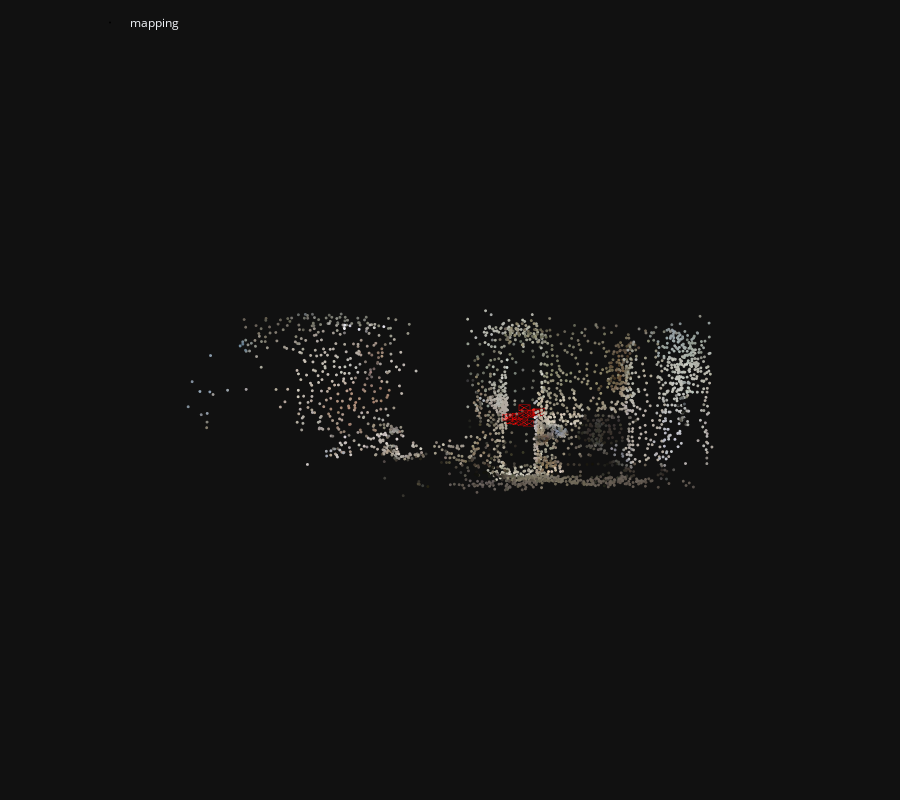

The cell this chart's notebook holds for it:
### Code cell
feature_conf = extract_features.confs['disk']
# feature_conf['model']['max_keypoints'] = 2048
matcher_conf = match_features.confs['disk+lightglue']
print('feature_conf: ', feature_conf)
print('matcher_conf: ', matcher_conf)

##### Extract Features 
colmap_sparse = outputs / 'colmap_sparse'
colmap_sparse.mkdir(exist_ok=True, parents=True)

extract_features.main(feature_conf, images, image_list=references, feature_path=features)
pairs_from_poses.main(colmap_arkit, sfm_pairs, len(references))
match_features.main(matcher_conf, sfm_pairs, features=features, matches=matches)
model = triangulation.main(colmap_sparse, colmap_arkit, images, sfm_pairs, features, matches)

if model is not None or len(model.points3D) > 500:
    visualization.visualize_sfm_2d(model, images, color_by="visibility", n=1)
    cnt = sum(1 for image in model.images.values() if image.num_points3D > 500)
    print('Successful trianglation:', cnt, '/', len(model.images))
    print('Number of 3D Points: ', len(model.points3D))
    for image in model.images.values(): print(image)

    fig = viz_3d.init_figure()
    viz_3d.plot_reconstruction(fig, model, color="rgba(255,0,0,0.5)", name="mapping", points_rgb=True)
    fig.show()
print(model.summary())

### Figure 1 — Plotly figure (JSON) as saved in the notebook; plotly's stock layout.template omitted (floating-point values rounded to 4 significant figures; data arrays with more than 128 entries replaced by an {"elided": "..."} marker saying what was removed)
{"data": [{"legendgroup": "mapping", "marker": {"color": {"elided": "2840x3 int values"}, "line": {"width": 0}, "size": 1}, "mode": "markers", "name": "mapping", "type": "scatter3d", "x": {"elided": "2840 float values"}, "y": {"elided": "2840 float values"}, "z": {"elided": "2840 float values"}}, {"hovertemplate": "Image(image_id=12, camera_id=12, name=\"seq1/frame_00012.jpg\", triangulated=1044/2003)", "legendgroup": "mapping", "line": {"color": "rgba(255,0,0,0.5)", "width": 1}, "mode": "lines", "name": "12", "showlegend": false, "type": "scatter3d", "x": [0.2621, 0.172, 0.3199, 0.2621, 0.3199, 0.3199, 0.2621, 0.3199, 0.172, 0.2621, 0.172, 0.172], "y": [0, -0.04395, -0.04395, 0, -0.04395, 0.04395, 0, 0.04395, 0.04395, 0, 0.04395, -0.04395], "z": [-1.501, -1.479, -1.429, -1.501, -1.429, -1.429, -1.501, -1.429, -1.479, -1.501, -1.479, -1.479]}, {"hovertemplate": "Image(image_id=11, camera_id=11, name=\"seq1/frame_00011.jpg\", triangulated=868/2109)", "legendgroup": "mapping", "line": {"color": "rgba(255,0,0,0.5)", "width": 1}, "mode": "lines", "name": "11", "showlegend": false, "type": "scatter3d", "x": [0.3425, 0.2524, 0.4004, 0.3425, 0.4004, 0.4004, 0.3425, 0.4004, 0.2524, 0.3425, 0.2524, 0.2524], "y": [0, -0.04395, -0.04395, 0, -0.04395, 0.04395, 0, 0.04395, 0.04395, 0, 0.04395, -0.04395], "z": [-1.738, -1.716, -1.665, -1.738, -1.665, -1.665, -1.738, -1.665, -1.716, -1.738, -1.716, -1.716]}, {"hovertemplate": "Image(image_id=10, camera_id=10, name=\"seq1/frame_00010.jpg\", triangulated=0/1899)", "legendgroup": "mapping", "line": {"color": "rgba(255,0,0,0.5)", "width": 1}, "mode": "lines", "name": "10", "showlegend": false, "type": "scatter3d", "x": [0.2693, 0.3538, 0.1991, 0.2693, 0.1991, 0.1991, 0.2693, 0.1991, 0.3538, 0.2693, 0.3538, 0.3538], "y": [0, -0.04395, -0.04395, 0, -0.04395, 0.04395, 0, 0.04395, 0.04395, 0, 0.04395, -0.04395], "z": [2.851, 2.812, 2.79, 2.851, 2.79, 2.79, 2.851, 2.79, 2.812, 2.851, 2.812, 2.812]}, {"hovertemplate": "Image(image_id=9, camera_id=9, name=\"seq1/frame_00009.jpg\", triangulated=0/1840)", "legendgroup": "mapping", "line": {"color": "rgba(255,0,0,0.5)", "width": 1}, "mode": "lines", "name": "9", "showlegend": false, "type": "scatter3d", "x": [0.261, 0.3431, 0.1874, 0.261, 0.1874, 0.1874, 0.261, 0.1874, 0.3431, 0.261, 0.3431, 0.3431], "y": [0, -0.04395, -0.04395, 0, -0.04395, 0.04395, 0, 0.04395, 0.04395, 0, 0.04395, -0.04395], "z": [2.908, 2.865, 2.852, 2.908, 2.852, 2.852, 2.908, 2.852, 2.865, 2.908, 2.865, 2.865]}, {"hovertemplate": "Image(image_id=8, camera_id=8, name=\"seq1/frame_00008.jpg\", triangulated=1036/1684)", "legendgroup": "mapping", "line": {"color": "rgba(255,0,0,0.5)", "width": 1}, "mode": "lines", "name": "8", "showlegend": false, "type": "scatter3d", "x": [0.4784, 0.4051, 0.5607, 0.4784, 0.5607, 0.5607, 0.4784, 0.5607, 0.4051, 0.4784, 0.4051, 0.4051], "y": [2.315e-10, -0.04394, -0.04394, 2.315e-10, -0.04394, 0.04395, 2.315e-10, 0.04395, 0.04395, 2.315e-10, 0.04395, -0.04394], "z": [1.763, 1.82, 1.806, 1.763, 1.806, 1.806, 1.763, 1.806, 1.82, 1.763, 1.82, 1.82]}, {"hovertemplate": "Image(image_id=7, camera_id=7, name=\"seq1/frame_00007.jpg\", triangulated=996/1744)", "legendgroup": "mapping", "line": {"color": "rgba(255,0,0,0.5)", "width": 1}, "mode": "lines", "name": "7", "showlegend": false, "type": "scatter3d", "x": [0.4562, 0.3827, 0.5383, 0.4562, 0.5383, 0.5383, 0.4562, 0.5383, 0.3827, 0.4562, 0.3827, 0.3827], "y": [0, -0.04395, -0.04395, 0, -0.04395, 0.04395, 0, 0.04395, 0.04395, 0, 0.04395, -0.04395], "z": [1.514, 1.571, 1.558, 1.514, 1.558, 1.558, 1.514, 1.558, 1.571, 1.514, 1.571, 1.571]}, {"hovertemplate": "Image(image_id=6, camera_id=6, name=\"seq1/frame_00006.jpg\", triangulated=1127/1710)", "legendgroup": "mapping", "line": {"color": "rgba(255,0,0,0.5)", "width": 1}, "mode": "lines", "name": "6", "showlegend": false, "type": "scatter3d", "x": [0.4294, 0.3638, 0.5164, 0.4294, 0.5164, 0.5164, 0.4294, 0.5164, 0.3638, 0.4294, 0.3638, 0.3638], "y": [0, -0.04395, -0.04395, 0, -0.04395, 0.04395, 0, 0.04395, 0.04395, 0, 0.04395, -0.04395], "z": [1.29, 1.356, 1.323, 1.29, 1.323, 1.323, 1.29, 1.323, 1.356, 1.29, 1.356, 1.356]}, {"hovertemplate": "Image(image_id=5, camera_id=5, name=\"seq1/frame_00005.jpg\", triangulated=1143/1607)", "legendgroup": "mapping", "line": {"color": "rgba(255,0,0,0.5)", "width": 1}, "mode": "lines", "name": "5", "showlegend": false, "type": "scatter3d", "x": [0.3718, 0.3074, 0.4594, 0.3718, 0.4594, 0.4594, 0.3718, 0.4594, 0.3074, 0.3718, 0.3074, 0.3074], "y": [0, -0.04395, -0.04395, 0, -0.04395, 0.04395, 0, 0.04395, 0.04395, 0, 0.04395, -0.04395], "z": [1.048, 1.115, 1.078, 1.048, 1.078, 1.078, 1.048, 1.078, 1.115, 1.048, 1.115, 1.115]}, {"hovertemplate": "Image(image_id=4, camera_id=4, name=\"seq1/frame_00004.jpg\", triangulated=1103/1423)", "legendgroup": "mapping", "line": {"color": "rgba(255,0,0,0.5)", "width": 1}, "mode": "lines", "name": "4", "showlegend": false, "type": "scatter3d", "x": [0.3141, 0.2525, 0.4029, 0.3141, 0.4029, 0.4029, 0.3141, 0.4029, 0.2525, 0.3141, 0.2525, 0.2525], "y": [0, -0.04395, -0.04395, 0, -0.04395, 0.04395, 0, 0.04395, 0.04395, 0, 0.04395, -0.04395], "z": [0.8071, 0.8765, 0.8343, 0.8071, 0.8343, 0.8343, 0.8071, 0.8343, 0.8765, 0.8071, 0.8765, 0.8765]}, {"hovertemplate": "Image(image_id=3, camera_id=3, name=\"seq1/frame_00003.jpg\", triangulated=1095/1400)", "legendgroup": "mapping", "line": {"color": "rgba(255,0,0,0.5)", "width": 1}, "mode": "lines", "name": "3", "showlegend": false, "type": "scatter3d", "x": [0.2332, 0.1791, 0.3243, 0.2332, 0.3243, 0.3243, 0.2332, 0.3243, 0.1791, 0.2332, 0.1791, 0.1791], "y": [0, -0.04395, -0.04395, 0, -0.04395, 0.04395, 0, 0.04395, 0.04395, 0, 0.04395, -0.04395], "z": [0.5887, 0.6642, 0.6065, 0.5887, 0.6065, 0.6065, 0.5887, 0.6065, 0.6642, 0.5887, 0.6642, 0.6642]}, {"hovertemplate": "Image(image_id=2, camera_id=2, name=\"seq1/frame_00002.jpg\", triangulated=1104/1358)", "legendgroup": "mapping", "line": {"color": "rgba(255,0,0,0.5)", "width": 1}, "mode": "lines", "name": "2", "showlegend": false, "type": "scatter3d", "x": [0.1428, 0.08868, 0.2339, 0.1428, 0.2339, 0.2339, 0.1428, 0.2339, 0.08868, 0.1428, 0.08868, 0.08868], "y": [0, -0.04395, -0.04395, 0, -0.04395, 0.04395, 0, 0.04395, 0.04395, 0, 0.04395, -0.04395], "z": [0.361, 0.4365, 0.3788, 0.361, 0.3788, 0.3788, 0.361, 0.3788, 0.4365, 0.361, 0.4365, 0.4365]}, {"hovertemplate": "Image(image_id=1, camera_id=1, name=\"seq1/frame_00001.jpg\", triangulated=931/1447)", "legendgroup": "mapping", "line": {"color": "rgba(255,0,0,0.5)", "width": 1}, "mode": "lines", "name": "1", "showlegend": false, "type": "scatter3d", "x": [0.05244, -0.001644, 0.1436, 0.05244, 0.1436, 0.1436, 0.05244, 0.1436, -0.001644, 0.05244, -0.001644, -0.001644], "y": [3.286e-10, -0.04394, -0.04395, 3.286e-10, -0.04395, 0.04394, 3.286e-10, 0.04394, 0.04395, 3.286e-10, 0.04395, -0.04394], "z": [0.1336, 0.209, 0.1513, 0.1336, 0.1513, 0.1513, 0.1336, 0.1513, 0.209, 0.1336, 0.209, 0.209]}, {"hovertemplate": "Image(image_id=0, camera_id=0, name=\"seq1/frame_00000.jpg\", triangulated=818/1422)", "legendgroup": "mapping", "line": {"color": "rgba(255,0,0,0.5)", "width": 1}, "mode": "lines", "name": "0", "showlegend": false, "type": "scatter3d", "x": [0.003732, -0.05177, 0.0945, 0.003732, 0.0945, 0.0945, 0.003732, 0.0945, -0.05177, 0.003732, -0.05177, -0.05177], "y": [0, -0.04395, -0.04395, 0, -0.04395, 0.04395, 0, 0.04395, 0.04395, 0, 0.04395, -0.04395], "z": [0.01088, 0.0853, 0.03038, 0.01088, 0.03038, 0.03038, 0.01088, 0.03038, 0.0853, 0.01088, 0.0853, 0.0853]}, {"hovertemplate": "Image(image_id=13, camera_id=13, name=\"seq1/frame_00013.jpg\", triangulated=1078/1928)", "legendgroup": "mapping", "line": {"color": "rgba(255,0,0,0.5)", "width": 1}, "mode": "lines", "name": "13", "showlegend": false, "type": "scatter3d", "x": [0.1816, 0.09147, 0.2394, 0.1816, 0.2394, 0.2394, 0.1816, 0.2394, 0.09147, 0.1816, 0.09147, 0.09147], "y": [9.824e-10, -0.04394, -0.04395, 9.824e-10, -0.04395, 0.04395, 9.824e-10, 0.04395, 0.04395, 9.824e-10, 0.04395, -0.04394], "z": [-1.265, -1.242, -1.192, -1.265, -1.192, -1.192, -1.265, -1.192, -1.242, -1.265, -1.242, -1.242]}, {"hovertemplate": "Image(image_id=14, camera_id=14, name=\"seq1/frame_00014.jpg\", triangulated=893/1820)", "legendgroup": "mapping", "line": {"color": "rgba(255,0,0,0.5)", "width": 1}, "mode": "lines", "name": "14", "showlegend": false, "type": "scatter3d", "x": [0.09951, 0.009395, 0.1573, 0.09951, 0.1573, 0.1573, 0.09951, 0.1573, 0.009396, 0.09951, 0.009396, 0.009395], "y": [6.398e-10, -0.04394, -0.04395, 6.398e-10, -0.04395, 0.04395, 6.398e-10, 0.04395, 0.04395, 6.398e-10, 0.04395, -0.04394], "z": [-1.023, -1.001, -0.9506, -1.023, -0.9506, -0.9506, -1.023, -0.9506, -1.001, -1.023, -1.001, -1.001]}], "layout": {"height": 800, "legend": {"orientation": "h", "x": 0.1, "xanchor": "left", "y": 0.99, "yanchor": "top"}, "margin": {"b": 0, "l": 0, "pad": 0, "r": 0, "t": 0}, "scene": {"aspectmode": "data", "camera": {"eye": {"x": 0, "y": -0.1, "z": -2}, "projection": {"type": "orthographic"}, "up": {"x": 0, "y": -1, "z": 0}}, "dragmode": "orbit", "xaxis": {"autorange": true, "showbackground": false, "showgrid": false, "showline": false, "showticklabels": true, "visible": false}, "yaxis": {"autorange": true, "showbackground": false, "showgrid": false, "showline": false, "showticklabels": true, "visible": false}, "zaxis": {"autorange": true, "showbackground": false, "showgrid": false, "showline": false, "showticklabels": true, "visible": false}}}}
